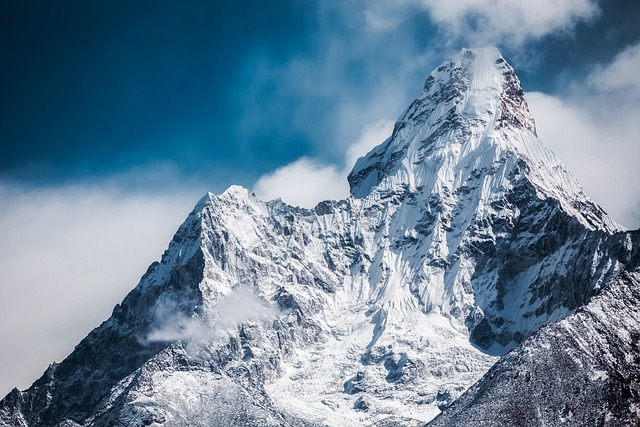
#> input picture data.jpg, 640 x 427 px
$ jupyter execute PassChecker.ipynb
#> lines starting #> are read from the running program, lines starting #| are printed output that depends on the picture; after the words box and inside, x2 and y2 are one past the last pixel; in counts of white or black regions, pixels touching at a corner belong together
[cell 1]
import cv2
import numpy as np
import matplotlib.pyplot as plt
from collections import Counter

[cell 2]
def load_and_resize_image(image_path, new_size=(800, 800)):
#> called with image_path = 'data.jpg', new_size = (800, 800)
    image = cv2.imread(image_path)
#> image is the input picture: shape (427, 640, 3); mean B, G, R 154, 133.1, 107.4
    image_resized = cv2.resize(image, new_size)
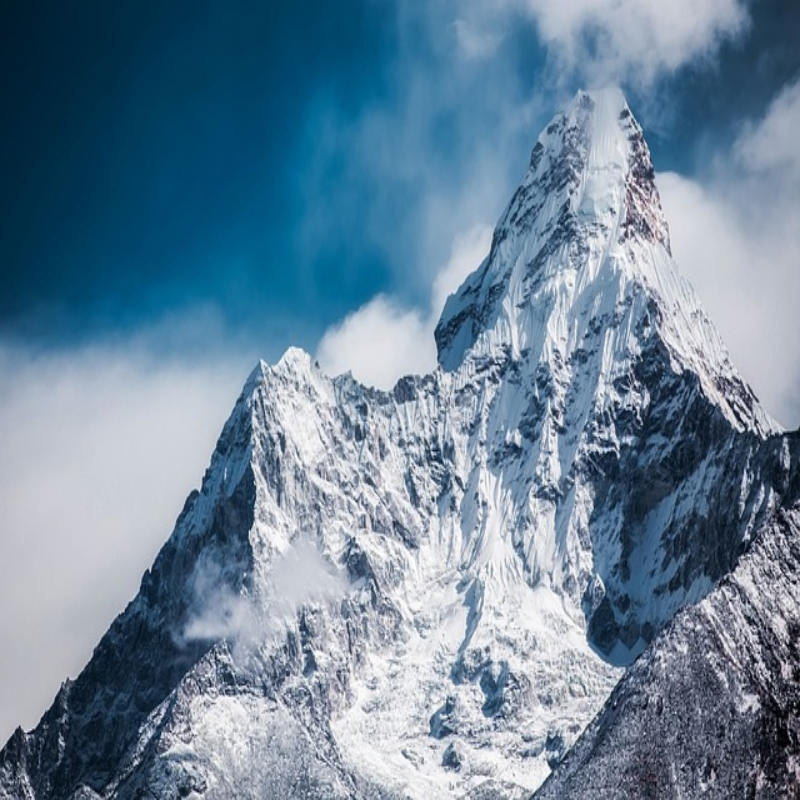
#> image_resized: shape (800, 800, 3); mean B, G, R 153.9, 133, 107.3
    image_rgb = cv2.cvtColor(image_resized, cv2.COLOR_BGR2RGB)
    return image_rgb, image_resized
image_rgb, image_resized = load_and_resize_image('data.jpg')

[cell 3]
def draw_grid(image, grid_size=(3, 3), thickness=2):
#> called with grid_size = (3, 3), thickness = 2
    height, width = image.shape[:2]
#> height = 800; width = 800
    grid_h, grid_w = height // grid_size[0], width // grid_size[1]
#> grid_h = 266; grid_w = 266
    for i in range(1, grid_size[0]):
        cv2.line(image, (0, i * grid_h), (width, i * grid_h), (255, 0, 0), thickness)
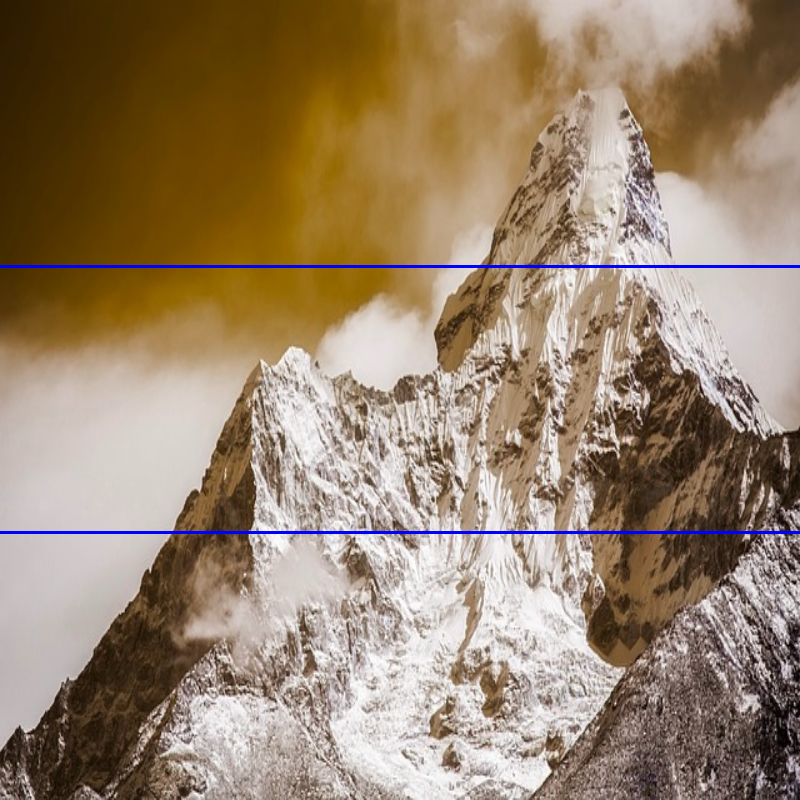
#> image: shape (800, 800, 3); mean of channels 0, 1, 2 108.4, 132, 152.6; drawn as B, G, R
    for j in range(1, grid_size[1]):
        cv2.line(image, (j * grid_w, 0), (j * grid_w, height), (255, 0, 0), thickness)
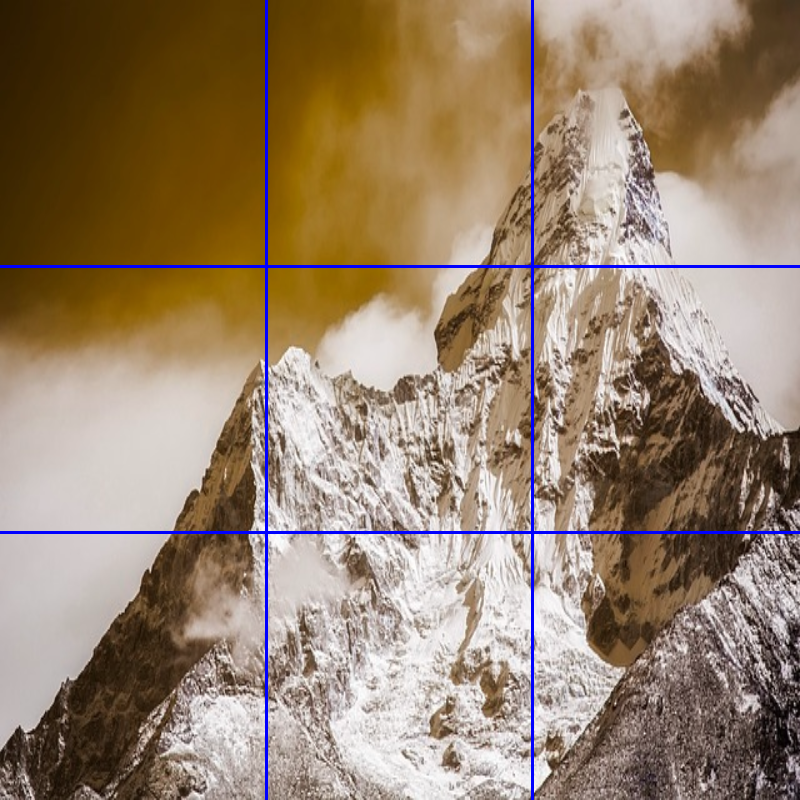
#> image: shape (800, 800, 3); 0.74% of pixels changed, all inside (x1, y1, x2, y2) = (265, 0, 534, 800); drawn as B, G, R
    return image, grid_h, grid_w
grid_image, grid_h, grid_w = draw_grid(image_rgb.copy())
#> grid_h = 266; grid_w = 266
